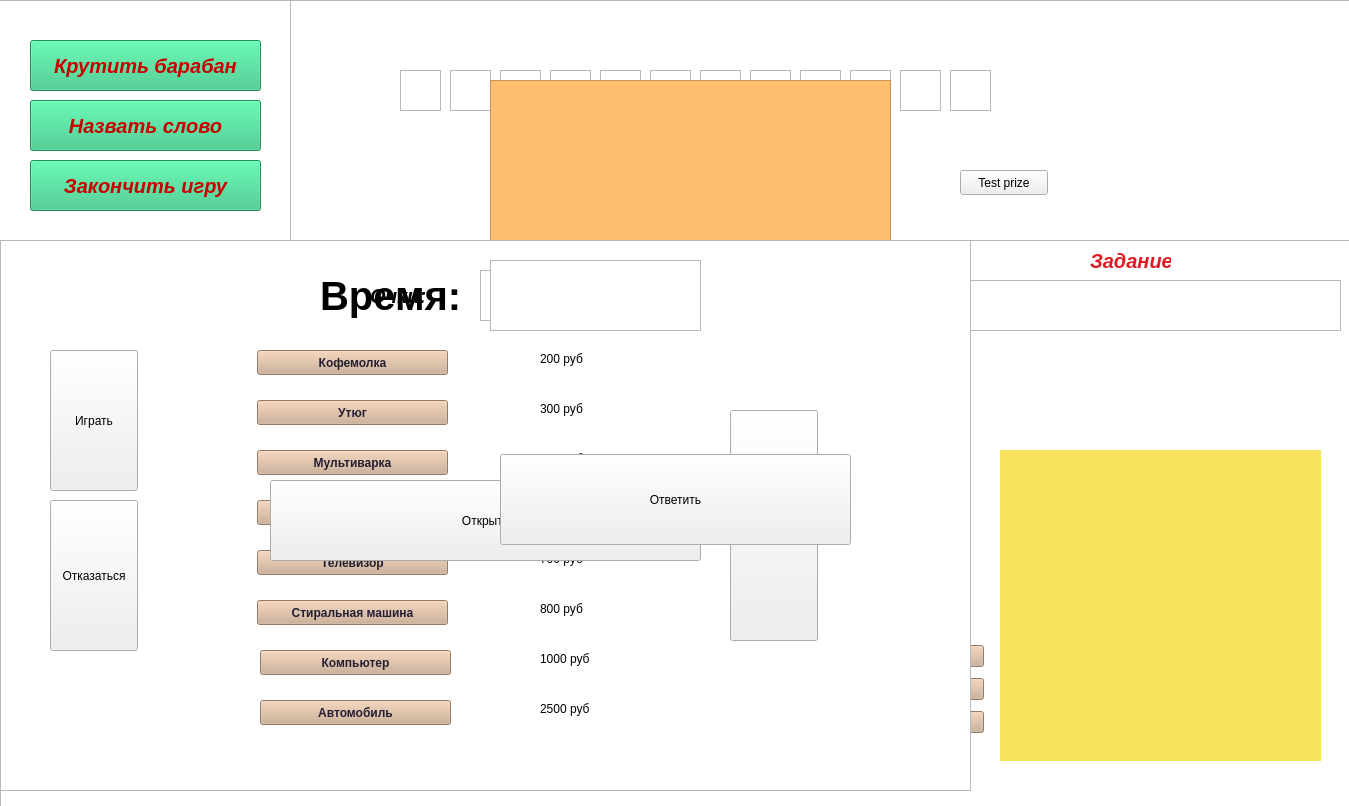
<?xml version="1.0" encoding="UTF-8"?>
<ui version="4.0">
 <class>Game</class>
 <widget class="QDialog" name="Game">
  <property name="geometry">
   <rect>
    <x>0</x>
    <y>0</y>
    <width>1349</width>
    <height>806</height>
   </rect>
  </property>
  <property name="windowTitle">
   <string>Dialog</string>
  </property>
  <widget class="QTextBrowser" name="letter1">
   <property name="geometry">
    <rect>
     <x>400</x>
     <y>70</y>
     <width>41</width>
     <height>41</height>
    </rect>
   </property>
  </widget>
  <widget class="QTextBrowser" name="letter2">
   <property name="geometry">
    <rect>
     <x>450</x>
     <y>70</y>
     <width>41</width>
     <height>41</height>
    </rect>
   </property>
  </widget>
  <widget class="QTextBrowser" name="letter3">
   <property name="geometry">
    <rect>
     <x>500</x>
     <y>70</y>
     <width>41</width>
     <height>41</height>
    </rect>
   </property>
  </widget>
  <widget class="QTextBrowser" name="letter5">
   <property name="geometry">
    <rect>
     <x>600</x>
     <y>70</y>
     <width>41</width>
     <height>41</height>
    </rect>
   </property>
  </widget>
  <widget class="QTextBrowser" name="letter6">
   <property name="geometry">
    <rect>
     <x>650</x>
     <y>70</y>
     <width>41</width>
     <height>41</height>
    </rect>
   </property>
  </widget>
  <widget class="QTextBrowser" name="letter4">
   <property name="geometry">
    <rect>
     <x>550</x>
     <y>70</y>
     <width>41</width>
     <height>41</height>
    </rect>
   </property>
  </widget>
  <widget class="QTextBrowser" name="letter11">
   <property name="geometry">
    <rect>
     <x>900</x>
     <y>70</y>
     <width>41</width>
     <height>41</height>
    </rect>
   </property>
  </widget>
  <widget class="QTextBrowser" name="letter9">
   <property name="geometry">
    <rect>
     <x>800</x>
     <y>70</y>
     <width>41</width>
     <height>41</height>
    </rect>
   </property>
  </widget>
  <widget class="QTextBrowser" name="letter12">
   <property name="geometry">
    <rect>
     <x>950</x>
     <y>70</y>
     <width>41</width>
     <height>41</height>
    </rect>
   </property>
  </widget>
  <widget class="QTextBrowser" name="letter8">
   <property name="geometry">
    <rect>
     <x>750</x>
     <y>70</y>
     <width>41</width>
     <height>41</height>
    </rect>
   </property>
  </widget>
  <widget class="QTextBrowser" name="letter10">
   <property name="geometry">
    <rect>
     <x>850</x>
     <y>70</y>
     <width>41</width>
     <height>41</height>
    </rect>
   </property>
  </widget>
  <widget class="QTextBrowser" name="letter7">
   <property name="geometry">
    <rect>
     <x>700</x>
     <y>70</y>
     <width>41</width>
     <height>41</height>
    </rect>
   </property>
  </widget>
  <widget class="QTextBrowser" name="taskBrowser">
   <property name="geometry">
    <rect>
     <x>920</x>
     <y>280</y>
     <width>421</width>
     <height>51</height>
    </rect>
   </property>
  </widget>
  <widget class="QLabel" name="taskLabel">
   <property name="geometry">
    <rect>
     <x>1090</x>
     <y>250</y>
     <width>81</width>
     <height>21</height>
    </rect>
   </property>
   <property name="font">
    <font>
     <pointsize>15</pointsize>
     <italic>true</italic>
     <bold>true</bold>
    </font>
   </property>
   <property name="styleSheet">
    <string notr="true">color: rgb(224, 27, 36);</string>
   </property>
   <property name="text">
    <string>Задание</string>
   </property>
  </widget>
  <widget class="QLabel" name="LeonidPictureLabel">
   <property name="geometry">
    <rect>
     <x>1000</x>
     <y>450</y>
     <width>321</width>
     <height>311</height>
    </rect>
   </property>
   <property name="styleSheet">
    <string notr="true">background-color: rgb(248, 228, 92);</string>
   </property>
   <property name="text">
    <string/>
   </property>
   <property name="pixmap">
    <pixmap>../../Загрузки/photo_2024-04-26_18-11-25.jpg</pixmap>
   </property>
  </widget>
  <widget class="QWidget" name="layoutWidget">
   <property name="geometry">
    <rect>
     <x>13</x>
     <y>640</y>
     <width>971</width>
     <height>101</height>
    </rect>
   </property>
   <layout class="QVBoxLayout" name="verticalLayout">
    <property name="spacing">
     <number>6</number>
    </property>
    <item>
     <layout class="QHBoxLayout" name="horizontalLayout">
      <item>
       <widget class="QPushButton" name="let1">
        <property name="font">
         <font>
          <bold>true</bold>
         </font>
        </property>
        <property name="cursor">
         <cursorShape>PointingHandCursor</cursorShape>
        </property>
        <property name="styleSheet">
         <string notr="true">background-color: rgb(205, 171, 143);
color: rgb(36, 31, 49);</string>
        </property>
        <property name="text">
         <string>А</string>
        </property>
       </widget>
      </item>
      <item>
       <widget class="QPushButton" name="let2">
        <property name="font">
         <font>
          <bold>true</bold>
         </font>
        </property>
        <property name="cursor">
         <cursorShape>PointingHandCursor</cursorShape>
        </property>
        <property name="styleSheet">
         <string notr="true">background-color: rgb(205, 171, 143);
color: rgb(36, 31, 49);</string>
        </property>
        <property name="text">
         <string>Б</string>
        </property>
       </widget>
      </item>
      <item>
       <widget class="QPushButton" name="let3">
        <property name="font">
         <font>
          <bold>true</bold>
         </font>
        </property>
        <property name="cursor">
         <cursorShape>PointingHandCursor</cursorShape>
        </property>
        <property name="styleSheet">
         <string notr="true">background-color: rgb(205, 171, 143);
color: rgb(36, 31, 49);</string>
        </property>
        <property name="text">
         <string>В</string>
        </property>
       </widget>
      </item>
      <item>
       <widget class="QPushButton" name="let4">
        <property name="font">
         <font>
          <bold>true</bold>
         </font>
        </property>
        <property name="cursor">
         <cursorShape>PointingHandCursor</cursorShape>
        </property>
        <property name="styleSheet">
         <string notr="true">background-color: rgb(205, 171, 143);
color: rgb(36, 31, 49);</string>
        </property>
        <property name="text">
         <string>Г</string>
        </property>
       </widget>
      </item>
      <item>
       <widget class="QPushButton" name="let5">
        <property name="font">
         <font>
          <bold>true</bold>
         </font>
        </property>
        <property name="cursor">
         <cursorShape>PointingHandCursor</cursorShape>
        </property>
        <property name="styleSheet">
         <string notr="true">background-color: rgb(205, 171, 143);
color: rgb(36, 31, 49);</string>
        </property>
        <property name="text">
         <string>Д</string>
        </property>
       </widget>
      </item>
      <item>
       <widget class="QPushButton" name="let6">
        <property name="font">
         <font>
          <bold>true</bold>
         </font>
        </property>
        <property name="cursor">
         <cursorShape>PointingHandCursor</cursorShape>
        </property>
        <property name="styleSheet">
         <string notr="true">background-color: rgb(205, 171, 143);
color: rgb(36, 31, 49);</string>
        </property>
        <property name="text">
         <string>Е</string>
        </property>
       </widget>
      </item>
      <item>
       <widget class="QPushButton" name="let7">
        <property name="font">
         <font>
          <bold>true</bold>
         </font>
        </property>
        <property name="cursor">
         <cursorShape>PointingHandCursor</cursorShape>
        </property>
        <property name="styleSheet">
         <string notr="true">background-color: rgb(205, 171, 143);
color: rgb(36, 31, 49);</string>
        </property>
        <property name="text">
         <string>Ё</string>
        </property>
       </widget>
      </item>
      <item>
       <widget class="QPushButton" name="let8">
        <property name="font">
         <font>
          <bold>true</bold>
         </font>
        </property>
        <property name="cursor">
         <cursorShape>PointingHandCursor</cursorShape>
        </property>
        <property name="styleSheet">
         <string notr="true">background-color: rgb(205, 171, 143);
color: rgb(36, 31, 49);</string>
        </property>
        <property name="text">
         <string>Ж</string>
        </property>
       </widget>
      </item>
      <item>
       <widget class="QPushButton" name="let9">
        <property name="font">
         <font>
          <bold>true</bold>
         </font>
        </property>
        <property name="cursor">
         <cursorShape>PointingHandCursor</cursorShape>
        </property>
        <property name="styleSheet">
         <string notr="true">background-color: rgb(205, 171, 143);
color: rgb(36, 31, 49);</string>
        </property>
        <property name="text">
         <string>З</string>
        </property>
       </widget>
      </item>
      <item>
       <widget class="QPushButton" name="let10">
        <property name="font">
         <font>
          <bold>true</bold>
         </font>
        </property>
        <property name="cursor">
         <cursorShape>PointingHandCursor</cursorShape>
        </property>
        <property name="styleSheet">
         <string notr="true">background-color: rgb(205, 171, 143);
color: rgb(36, 31, 49);</string>
        </property>
        <property name="text">
         <string>И</string>
        </property>
       </widget>
      </item>
      <item>
       <widget class="QPushButton" name="let11">
        <property name="font">
         <font>
          <bold>true</bold>
         </font>
        </property>
        <property name="cursor">
         <cursorShape>PointingHandCursor</cursorShape>
        </property>
        <property name="styleSheet">
         <string notr="true">background-color: rgb(205, 171, 143);
color: rgb(36, 31, 49);</string>
        </property>
        <property name="text">
         <string>Й</string>
        </property>
       </widget>
      </item>
     </layout>
    </item>
    <item>
     <layout class="QHBoxLayout" name="horizontalLayout_2">
      <item>
       <widget class="QPushButton" name="let12">
        <property name="font">
         <font>
          <bold>true</bold>
         </font>
        </property>
        <property name="cursor">
         <cursorShape>PointingHandCursor</cursorShape>
        </property>
        <property name="styleSheet">
         <string notr="true">background-color: rgb(205, 171, 143);
color: rgb(36, 31, 49);</string>
        </property>
        <property name="text">
         <string>К</string>
        </property>
       </widget>
      </item>
      <item>
       <widget class="QPushButton" name="let13">
        <property name="font">
         <font>
          <bold>true</bold>
         </font>
        </property>
        <property name="cursor">
         <cursorShape>PointingHandCursor</cursorShape>
        </property>
        <property name="styleSheet">
         <string notr="true">background-color: rgb(205, 171, 143);
color: rgb(36, 31, 49);</string>
        </property>
        <property name="text">
         <string>Л</string>
        </property>
       </widget>
      </item>
      <item>
       <widget class="QPushButton" name="let14">
        <property name="font">
         <font>
          <bold>true</bold>
         </font>
        </property>
        <property name="cursor">
         <cursorShape>PointingHandCursor</cursorShape>
        </property>
        <property name="styleSheet">
         <string notr="true">background-color: rgb(205, 171, 143);
color: rgb(36, 31, 49);</string>
        </property>
        <property name="text">
         <string>М</string>
        </property>
       </widget>
      </item>
      <item>
       <widget class="QPushButton" name="let15">
        <property name="font">
         <font>
          <bold>true</bold>
         </font>
        </property>
        <property name="cursor">
         <cursorShape>PointingHandCursor</cursorShape>
        </property>
        <property name="styleSheet">
         <string notr="true">background-color: rgb(205, 171, 143);
color: rgb(36, 31, 49);</string>
        </property>
        <property name="text">
         <string>Н</string>
        </property>
       </widget>
      </item>
      <item>
       <widget class="QPushButton" name="let16">
        <property name="font">
         <font>
          <bold>true</bold>
         </font>
        </property>
        <property name="cursor">
         <cursorShape>PointingHandCursor</cursorShape>
        </property>
        <property name="styleSheet">
         <string notr="true">background-color: rgb(205, 171, 143);
color: rgb(36, 31, 49);</string>
        </property>
        <property name="text">
         <string>О</string>
        </property>
       </widget>
      </item>
      <item>
       <widget class="QPushButton" name="let17">
        <property name="font">
         <font>
          <bold>true</bold>
         </font>
        </property>
        <property name="cursor">
         <cursorShape>PointingHandCursor</cursorShape>
        </property>
        <property name="styleSheet">
         <string notr="true">background-color: rgb(205, 171, 143);
color: rgb(36, 31, 49);</string>
        </property>
        <property name="text">
         <string>П</string>
        </property>
       </widget>
      </item>
      <item>
       <widget class="QPushButton" name="let18">
        <property name="font">
         <font>
          <bold>true</bold>
         </font>
        </property>
        <property name="cursor">
         <cursorShape>PointingHandCursor</cursorShape>
        </property>
        <property name="styleSheet">
         <string notr="true">background-color: rgb(205, 171, 143);
color: rgb(36, 31, 49);</string>
        </property>
        <property name="text">
         <string>Р</string>
        </property>
       </widget>
      </item>
      <item>
       <widget class="QPushButton" name="let19">
        <property name="font">
         <font>
          <bold>true</bold>
         </font>
        </property>
        <property name="cursor">
         <cursorShape>PointingHandCursor</cursorShape>
        </property>
        <property name="styleSheet">
         <string notr="true">background-color: rgb(205, 171, 143);
color: rgb(36, 31, 49);</string>
        </property>
        <property name="text">
         <string>С</string>
        </property>
       </widget>
      </item>
      <item>
       <widget class="QPushButton" name="let20">
        <property name="font">
         <font>
          <bold>true</bold>
         </font>
        </property>
        <property name="cursor">
         <cursorShape>PointingHandCursor</cursorShape>
        </property>
        <property name="styleSheet">
         <string notr="true">background-color: rgb(205, 171, 143);
color: rgb(36, 31, 49);</string>
        </property>
        <property name="text">
         <string>Т</string>
        </property>
       </widget>
      </item>
      <item>
       <widget class="QPushButton" name="let21">
        <property name="font">
         <font>
          <bold>true</bold>
         </font>
        </property>
        <property name="cursor">
         <cursorShape>PointingHandCursor</cursorShape>
        </property>
        <property name="styleSheet">
         <string notr="true">background-color: rgb(205, 171, 143);
color: rgb(36, 31, 49);</string>
        </property>
        <property name="text">
         <string>У</string>
        </property>
       </widget>
      </item>
      <item>
       <widget class="QPushButton" name="let22">
        <property name="font">
         <font>
          <bold>true</bold>
         </font>
        </property>
        <property name="cursor">
         <cursorShape>PointingHandCursor</cursorShape>
        </property>
        <property name="styleSheet">
         <string notr="true">background-color: rgb(205, 171, 143);
color: rgb(36, 31, 49);</string>
        </property>
        <property name="text">
         <string>Ф</string>
        </property>
       </widget>
      </item>
     </layout>
    </item>
    <item>
     <layout class="QHBoxLayout" name="horizontalLayout_3">
      <item>
       <widget class="QPushButton" name="let23">
        <property name="font">
         <font>
          <bold>true</bold>
         </font>
        </property>
        <property name="cursor">
         <cursorShape>PointingHandCursor</cursorShape>
        </property>
        <property name="styleSheet">
         <string notr="true">background-color: rgb(205, 171, 143);
color: rgb(36, 31, 49);</string>
        </property>
        <property name="text">
         <string>Х</string>
        </property>
       </widget>
      </item>
      <item>
       <widget class="QPushButton" name="let24">
        <property name="font">
         <font>
          <bold>true</bold>
         </font>
        </property>
        <property name="cursor">
         <cursorShape>PointingHandCursor</cursorShape>
        </property>
        <property name="styleSheet">
         <string notr="true">background-color: rgb(205, 171, 143);
color: rgb(36, 31, 49);</string>
        </property>
        <property name="text">
         <string>Ц</string>
        </property>
       </widget>
      </item>
      <item>
       <widget class="QPushButton" name="let25">
        <property name="font">
         <font>
          <bold>true</bold>
         </font>
        </property>
        <property name="cursor">
         <cursorShape>PointingHandCursor</cursorShape>
        </property>
        <property name="styleSheet">
         <string notr="true">background-color: rgb(205, 171, 143);
color: rgb(36, 31, 49);</string>
        </property>
        <property name="text">
         <string>Ч</string>
        </property>
       </widget>
      </item>
      <item>
       <widget class="QPushButton" name="let26">
        <property name="font">
         <font>
          <bold>true</bold>
         </font>
        </property>
        <property name="cursor">
         <cursorShape>PointingHandCursor</cursorShape>
        </property>
        <property name="styleSheet">
         <string notr="true">background-color: rgb(205, 171, 143);
color: rgb(36, 31, 49);</string>
        </property>
        <property name="text">
         <string>Ш</string>
        </property>
       </widget>
      </item>
      <item>
       <widget class="QPushButton" name="let27">
        <property name="font">
         <font>
          <bold>true</bold>
         </font>
        </property>
        <property name="cursor">
         <cursorShape>PointingHandCursor</cursorShape>
        </property>
        <property name="styleSheet">
         <string notr="true">background-color: rgb(205, 171, 143);
color: rgb(36, 31, 49);</string>
        </property>
        <property name="text">
         <string>Щ</string>
        </property>
       </widget>
      </item>
      <item>
       <widget class="QPushButton" name="let28">
        <property name="font">
         <font>
          <bold>true</bold>
         </font>
        </property>
        <property name="cursor">
         <cursorShape>PointingHandCursor</cursorShape>
        </property>
        <property name="styleSheet">
         <string notr="true">background-color: rgb(205, 171, 143);
color: rgb(36, 31, 49);</string>
        </property>
        <property name="text">
         <string>Ъ</string>
        </property>
       </widget>
      </item>
      <item>
       <widget class="QPushButton" name="let29">
        <property name="font">
         <font>
          <bold>true</bold>
         </font>
        </property>
        <property name="cursor">
         <cursorShape>PointingHandCursor</cursorShape>
        </property>
        <property name="styleSheet">
         <string notr="true">background-color: rgb(205, 171, 143);
color: rgb(36, 31, 49);</string>
        </property>
        <property name="text">
         <string>Ы</string>
        </property>
       </widget>
      </item>
      <item>
       <widget class="QPushButton" name="let30">
        <property name="font">
         <font>
          <bold>true</bold>
         </font>
        </property>
        <property name="cursor">
         <cursorShape>PointingHandCursor</cursorShape>
        </property>
        <property name="styleSheet">
         <string notr="true">background-color: rgb(205, 171, 143);
color: rgb(36, 31, 49);</string>
        </property>
        <property name="text">
         <string>Ь</string>
        </property>
       </widget>
      </item>
      <item>
       <widget class="QPushButton" name="let31">
        <property name="font">
         <font>
          <bold>true</bold>
         </font>
        </property>
        <property name="cursor">
         <cursorShape>PointingHandCursor</cursorShape>
        </property>
        <property name="styleSheet">
         <string notr="true">background-color: rgb(205, 171, 143);
color: rgb(36, 31, 49);</string>
        </property>
        <property name="text">
         <string>Э</string>
        </property>
       </widget>
      </item>
      <item>
       <widget class="QPushButton" name="let32">
        <property name="font">
         <font>
          <bold>true</bold>
         </font>
        </property>
        <property name="cursor">
         <cursorShape>PointingHandCursor</cursorShape>
        </property>
        <property name="styleSheet">
         <string notr="true">background-color: rgb(205, 171, 143);
color: rgb(36, 31, 49);</string>
        </property>
        <property name="text">
         <string>Ю</string>
        </property>
       </widget>
      </item>
      <item>
       <widget class="QPushButton" name="let33">
        <property name="font">
         <font>
          <bold>true</bold>
         </font>
        </property>
        <property name="cursor">
         <cursorShape>PointingHandCursor</cursorShape>
        </property>
        <property name="styleSheet">
         <string notr="true">background-color: rgb(205, 171, 143);
color: rgb(36, 31, 49);</string>
        </property>
        <property name="text">
         <string>Я</string>
        </property>
       </widget>
      </item>
     </layout>
    </item>
   </layout>
  </widget>
  <widget class="QPushButton" name="claimTheLetterButton">
   <property name="geometry">
    <rect>
     <x>380</x>
     <y>750</y>
     <width>211</width>
     <height>41</height>
    </rect>
   </property>
   <property name="cursor">
    <cursorShape>PointingHandCursor</cursorShape>
   </property>
   <property name="mouseTracking">
    <bool>false</bool>
   </property>
   <property name="text">
    <string>Назвать букву</string>
   </property>
  </widget>
  <widget class="QPushButton" name="answerTheWordButton">
   <property name="geometry">
    <rect>
     <x>30</x>
     <y>100</y>
     <width>231</width>
     <height>51</height>
    </rect>
   </property>
   <property name="font">
    <font>
     <pointsize>15</pointsize>
     <italic>true</italic>
     <bold>true</bold>
    </font>
   </property>
   <property name="cursor">
    <cursorShape>PointingHandCursor</cursorShape>
   </property>
   <property name="mouseTracking">
    <bool>true</bool>
   </property>
   <property name="styleSheet">
    <string notr="true">color: rgb(200, 0, 0);
background-color: rgb(46, 194, 126);</string>
   </property>
   <property name="text">
    <string>Назвать слово</string>
   </property>
  </widget>
  <widget class="QPushButton" name="giveupButton">
   <property name="geometry">
    <rect>
     <x>30</x>
     <y>160</y>
     <width>231</width>
     <height>51</height>
    </rect>
   </property>
   <property name="font">
    <font>
     <pointsize>15</pointsize>
     <italic>true</italic>
     <bold>true</bold>
    </font>
   </property>
   <property name="cursor">
    <cursorShape>PointingHandCursor</cursorShape>
   </property>
   <property name="styleSheet">
    <string notr="true">color: rgb(200, 0, 0);
background-color: rgb(46, 194, 126);</string>
   </property>
   <property name="text">
    <string>Закончить игру</string>
   </property>
  </widget>
  <widget class="QPushButton" name="barabanButton">
   <property name="geometry">
    <rect>
     <x>30</x>
     <y>40</y>
     <width>231</width>
     <height>51</height>
    </rect>
   </property>
   <property name="font">
    <font>
     <pointsize>15</pointsize>
     <italic>true</italic>
     <bold>true</bold>
    </font>
   </property>
   <property name="cursor">
    <cursorShape>PointingHandCursor</cursorShape>
   </property>
   <property name="styleSheet">
    <string notr="true">color: rgb(200, 0, 0);
background-color: rgb(46, 194, 126);</string>
   </property>
   <property name="text">
    <string>Крутить барабан</string>
   </property>
  </widget>
  <widget class="QGraphicsView" name="baraban">
   <property name="enabled">
    <bool>true</bool>
   </property>
   <property name="geometry">
    <rect>
     <x>490</x>
     <y>260</y>
     <width>401</width>
     <height>331</height>
    </rect>
   </property>
   <property name="styleSheet">
    <string notr="true">background-color: rgb(220, 138, 221);</string>
   </property>
  </widget>
  <widget class="QLabel" name="nameForPlayer1Label">
   <property name="geometry">
    <rect>
     <x>10</x>
     <y>290</y>
     <width>121</width>
     <height>31</height>
    </rect>
   </property>
   <property name="font">
    <font>
     <pointsize>14</pointsize>
     <italic>true</italic>
     <bold>true</bold>
    </font>
   </property>
   <property name="text">
    <string>Игрок 1:</string>
   </property>
  </widget>
  <widget class="QLabel" name="nameForPlayer2Label">
   <property name="geometry">
    <rect>
     <x>10</x>
     <y>340</y>
     <width>121</width>
     <height>31</height>
    </rect>
   </property>
   <property name="font">
    <font>
     <pointsize>14</pointsize>
     <italic>true</italic>
     <bold>true</bold>
    </font>
   </property>
   <property name="text">
    <string>Игрок 2:</string>
   </property>
  </widget>
  <widget class="QLabel" name="nameForPlayerLabel">
   <property name="geometry">
    <rect>
     <x>10</x>
     <y>390</y>
     <width>121</width>
     <height>31</height>
    </rect>
   </property>
   <property name="font">
    <font>
     <pointsize>14</pointsize>
     <italic>true</italic>
     <bold>true</bold>
    </font>
   </property>
   <property name="text">
    <string>Игрок:</string>
   </property>
  </widget>
  <widget class="QLabel" name="player1Label">
   <property name="geometry">
    <rect>
     <x>140</x>
     <y>290</y>
     <width>251</width>
     <height>31</height>
    </rect>
   </property>
   <property name="font">
    <font>
     <pointsize>14</pointsize>
     <italic>true</italic>
     <bold>true</bold>
    </font>
   </property>
   <property name="text">
    <string/>
   </property>
  </widget>
  <widget class="QLabel" name="player2Label">
   <property name="geometry">
    <rect>
     <x>140</x>
     <y>340</y>
     <width>251</width>
     <height>31</height>
    </rect>
   </property>
   <property name="font">
    <font>
     <pointsize>13</pointsize>
     <italic>true</italic>
     <bold>true</bold>
    </font>
   </property>
   <property name="text">
    <string/>
   </property>
  </widget>
  <widget class="QLabel" name="playerLabel">
   <property name="geometry">
    <rect>
     <x>140</x>
     <y>390</y>
     <width>251</width>
     <height>31</height>
    </rect>
   </property>
   <property name="font">
    <font>
     <pointsize>13</pointsize>
     <italic>true</italic>
     <bold>true</bold>
    </font>
   </property>
   <property name="text">
    <string/>
   </property>
  </widget>
  <widget class="QTextBrowser" name="player1Browser">
   <property name="geometry">
    <rect>
     <x>400</x>
     <y>290</y>
     <width>71</width>
     <height>31</height>
    </rect>
   </property>
  </widget>
  <widget class="QTextBrowser" name="player2Browser">
   <property name="geometry">
    <rect>
     <x>400</x>
     <y>340</y>
     <width>71</width>
     <height>31</height>
    </rect>
   </property>
  </widget>
  <widget class="QTextBrowser" name="playerBrowser">
   <property name="geometry">
    <rect>
     <x>400</x>
     <y>390</y>
     <width>71</width>
     <height>31</height>
    </rect>
   </property>
  </widget>
  <widget class="QLabel" name="Leonid_Label">
   <property name="geometry">
    <rect>
     <x>1000</x>
     <y>350</y>
     <width>331</width>
     <height>81</height>
    </rect>
   </property>
   <property name="text">
    <string/>
   </property>
  </widget>
  <widget class="QSpinBox" name="choosingLetterSpinBox">
   <property name="geometry">
    <rect>
     <x>390</x>
     <y>560</y>
     <width>51</width>
     <height>31</height>
    </rect>
   </property>
  </widget>
  <widget class="QPushButton" name="openChosenLetterButton">
   <property name="geometry">
    <rect>
     <x>70</x>
     <y>600</y>
     <width>681</width>
     <height>25</height>
    </rect>
   </property>
   <property name="text">
    <string>Открыть букву</string>
   </property>
  </widget>
  <widget class="QPushButton" name="choosingPrizeButton">
   <property name="geometry">
    <rect>
     <x>20</x>
     <y>460</y>
     <width>88</width>
     <height>101</height>
    </rect>
   </property>
   <property name="cursor">
    <cursorShape>PointingHandCursor</cursorShape>
   </property>
   <property name="text">
    <string>Приз</string>
   </property>
  </widget>
  <widget class="QPushButton" name="choosingPlayButton">
   <property name="geometry">
    <rect>
     <x>130</x>
     <y>460</y>
     <width>88</width>
     <height>101</height>
    </rect>
   </property>
   <property name="cursor">
    <cursorShape>PointingHandCursor</cursorShape>
   </property>
   <property name="text">
    <string>Буду играть</string>
   </property>
  </widget>
  <widget class="QPushButton" name="moneyButton">
   <property name="geometry">
    <rect>
     <x>130</x>
     <y>510</y>
     <width>88</width>
     <height>51</height>
    </rect>
   </property>
   <property name="cursor">
    <cursorShape>PointingHandCursor</cursorShape>
   </property>
   <property name="text">
    <string>Деньги</string>
   </property>
  </widget>
  <widget class="QPushButton" name="prizeButton">
   <property name="geometry">
    <rect>
     <x>20</x>
     <y>510</y>
     <width>88</width>
     <height>51</height>
    </rect>
   </property>
   <property name="cursor">
    <cursorShape>PointingHandCursor</cursorShape>
   </property>
   <property name="text">
    <string>Приз</string>
   </property>
  </widget>
  <widget class="QLineEdit" name="claimTheWordEdit">
   <property name="geometry">
    <rect>
     <x>20</x>
     <y>470</y>
     <width>441</width>
     <height>61</height>
    </rect>
   </property>
  </widget>
  <widget class="QPushButton" name="claimTheWordButton">
   <property name="geometry">
    <rect>
     <x>250</x>
     <y>550</y>
     <width>88</width>
     <height>25</height>
    </rect>
   </property>
   <property name="cursor">
    <cursorShape>PointingHandCursor</cursorShape>
   </property>
   <property name="text">
    <string>Ответить</string>
   </property>
  </widget>
  <widget class="QPushButton" name="rejectAnswerTheWordButton">
   <property name="geometry">
    <rect>
     <x>130</x>
     <y>550</y>
     <width>88</width>
     <height>25</height>
    </rect>
   </property>
   <property name="cursor">
    <cursorShape>PointingHandCursor</cursorShape>
   </property>
   <property name="text">
    <string>Отмена</string>
   </property>
  </widget>
  <widget class="QGraphicsView" name="keys">
   <property name="geometry">
    <rect>
     <x>490</x>
     <y>300</y>
     <width>401</width>
     <height>121</height>
    </rect>
   </property>
   <property name="styleSheet">
    <string notr="true">background-color: rgb(246, 97, 81);</string>
   </property>
  </widget>
  <widget class="QPushButton" name="key1Button">
   <property name="geometry">
    <rect>
     <x>530</x>
     <y>440</y>
     <width>88</width>
     <height>25</height>
    </rect>
   </property>
   <property name="font">
    <font>
     <pointsize>15</pointsize>
     <bold>true</bold>
    </font>
   </property>
   <property name="cursor">
    <cursorShape>PointingHandCursor</cursorShape>
   </property>
   <property name="styleSheet">
    <string notr="true">background-color: rgb(246, 211, 45);
color: rgb(0, 0, 0);</string>
   </property>
   <property name="text">
    <string>1</string>
   </property>
  </widget>
  <widget class="QPushButton" name="key2Button">
   <property name="geometry">
    <rect>
     <x>640</x>
     <y>440</y>
     <width>88</width>
     <height>25</height>
    </rect>
   </property>
   <property name="font">
    <font>
     <pointsize>15</pointsize>
     <bold>true</bold>
    </font>
   </property>
   <property name="cursor">
    <cursorShape>PointingHandCursor</cursorShape>
   </property>
   <property name="styleSheet">
    <string notr="true">background-color: rgb(246, 211, 45);
color: rgb(0, 0, 0);</string>
   </property>
   <property name="text">
    <string>2</string>
   </property>
  </widget>
  <widget class="QPushButton" name="key3Button">
   <property name="geometry">
    <rect>
     <x>750</x>
     <y>440</y>
     <width>88</width>
     <height>25</height>
    </rect>
   </property>
   <property name="font">
    <font>
     <pointsize>15</pointsize>
     <bold>true</bold>
    </font>
   </property>
   <property name="cursor">
    <cursorShape>PointingHandCursor</cursorShape>
   </property>
   <property name="styleSheet">
    <string notr="true">background-color: rgb(246, 211, 45);
color: rgb(0, 0, 0);</string>
   </property>
   <property name="text">
    <string>3</string>
   </property>
  </widget>
  <widget class="QGraphicsView" name="car">
   <property name="geometry">
    <rect>
     <x>490</x>
     <y>80</y>
     <width>401</width>
     <height>221</height>
    </rect>
   </property>
   <property name="styleSheet">
    <string notr="true">background-color: rgb(255, 190, 111);</string>
   </property>
  </widget>
  <widget class="QGraphicsView" name="backgroundForLetters">
   <property name="geometry">
    <rect>
     <x>290</x>
     <y>0</y>
     <width>1061</width>
     <height>241</height>
    </rect>
   </property>
  </widget>
  <widget class="QGraphicsView" name="backgroundforMenu">
   <property name="geometry">
    <rect>
     <x>-10</x>
     <y>0</y>
     <width>301</width>
     <height>241</height>
    </rect>
   </property>
   <property name="font">
    <font>
     <italic>false</italic>
     <bold>false</bold>
    </font>
   </property>
  </widget>
  <widget class="QGraphicsView" name="backgroundForGame">
   <property name="geometry">
    <rect>
     <x>0</x>
     <y>240</y>
     <width>1351</width>
     <height>571</height>
    </rect>
   </property>
  </widget>
  <widget class="QGraphicsView" name="prizes">
   <property name="geometry">
    <rect>
     <x>0</x>
     <y>240</y>
     <width>971</width>
     <height>551</height>
    </rect>
   </property>
  </widget>
  <widget class="QPushButton" name="testPrizeButton">
   <property name="geometry">
    <rect>
     <x>960</x>
     <y>170</y>
     <width>88</width>
     <height>25</height>
    </rect>
   </property>
   <property name="text">
    <string>Test prize</string>
   </property>
  </widget>
  <widget class="QPushButton" name="prize1">
   <property name="geometry">
    <rect>
     <x>257</x>
     <y>350</y>
     <width>191</width>
     <height>25</height>
    </rect>
   </property>
   <property name="font">
    <font>
     <bold>true</bold>
    </font>
   </property>
   <property name="styleSheet">
    <string notr="true">background-color: rgb(205, 171, 143);
color: rgb(36, 31, 49);</string>
   </property>
   <property name="text">
    <string>Кофемолка</string>
   </property>
  </widget>
  <widget class="QPushButton" name="prize2">
   <property name="geometry">
    <rect>
     <x>257</x>
     <y>400</y>
     <width>191</width>
     <height>25</height>
    </rect>
   </property>
   <property name="font">
    <font>
     <bold>true</bold>
    </font>
   </property>
   <property name="styleSheet">
    <string notr="true">background-color: rgb(205, 171, 143);
color: rgb(36, 31, 49);</string>
   </property>
   <property name="text">
    <string>Утюг</string>
   </property>
  </widget>
  <widget class="QPushButton" name="prize3">
   <property name="geometry">
    <rect>
     <x>257</x>
     <y>450</y>
     <width>191</width>
     <height>25</height>
    </rect>
   </property>
   <property name="font">
    <font>
     <bold>true</bold>
    </font>
   </property>
   <property name="styleSheet">
    <string notr="true">background-color: rgb(205, 171, 143);
color: rgb(36, 31, 49);</string>
   </property>
   <property name="text">
    <string>Мультиварка</string>
   </property>
  </widget>
  <widget class="QPushButton" name="prize4">
   <property name="geometry">
    <rect>
     <x>257</x>
     <y>500</y>
     <width>191</width>
     <height>25</height>
    </rect>
   </property>
   <property name="font">
    <font>
     <bold>true</bold>
    </font>
   </property>
   <property name="styleSheet">
    <string notr="true">background-color: rgb(205, 171, 143);
color: rgb(36, 31, 49);</string>
   </property>
   <property name="text">
    <string>Микроволновая печь</string>
   </property>
  </widget>
  <widget class="QPushButton" name="prize8">
   <property name="geometry">
    <rect>
     <x>260</x>
     <y>700</y>
     <width>191</width>
     <height>25</height>
    </rect>
   </property>
   <property name="font">
    <font>
     <bold>true</bold>
    </font>
   </property>
   <property name="styleSheet">
    <string notr="true">background-color: rgb(205, 171, 143);
color: rgb(36, 31, 49);</string>
   </property>
   <property name="text">
    <string>Автомобиль</string>
   </property>
  </widget>
  <widget class="QPushButton" name="prize7">
   <property name="geometry">
    <rect>
     <x>260</x>
     <y>650</y>
     <width>191</width>
     <height>25</height>
    </rect>
   </property>
   <property name="font">
    <font>
     <bold>true</bold>
    </font>
   </property>
   <property name="styleSheet">
    <string notr="true">background-color: rgb(205, 171, 143);
color: rgb(36, 31, 49);</string>
   </property>
   <property name="text">
    <string>Компьютер</string>
   </property>
  </widget>
  <widget class="QPushButton" name="prize6">
   <property name="geometry">
    <rect>
     <x>257</x>
     <y>600</y>
     <width>191</width>
     <height>25</height>
    </rect>
   </property>
   <property name="font">
    <font>
     <bold>true</bold>
    </font>
   </property>
   <property name="styleSheet">
    <string notr="true">background-color: rgb(205, 171, 143);
color: rgb(36, 31, 49);</string>
   </property>
   <property name="text">
    <string>Стиральная машина</string>
   </property>
  </widget>
  <widget class="QPushButton" name="prize5">
   <property name="geometry">
    <rect>
     <x>257</x>
     <y>550</y>
     <width>191</width>
     <height>25</height>
    </rect>
   </property>
   <property name="font">
    <font>
     <bold>true</bold>
    </font>
   </property>
   <property name="styleSheet">
    <string notr="true">background-color: rgb(205, 171, 143);
color: rgb(36, 31, 49);</string>
   </property>
   <property name="text">
    <string>Телевизор</string>
   </property>
  </widget>
  <widget class="QLabel" name="price1">
   <property name="geometry">
    <rect>
     <x>540</x>
     <y>350</y>
     <width>66</width>
     <height>17</height>
    </rect>
   </property>
   <property name="text">
    <string>200 руб</string>
   </property>
  </widget>
  <widget class="QLabel" name="price2">
   <property name="geometry">
    <rect>
     <x>540</x>
     <y>400</y>
     <width>66</width>
     <height>17</height>
    </rect>
   </property>
   <property name="text">
    <string>300 руб</string>
   </property>
  </widget>
  <widget class="QLabel" name="price4">
   <property name="geometry">
    <rect>
     <x>540</x>
     <y>500</y>
     <width>66</width>
     <height>17</height>
    </rect>
   </property>
   <property name="text">
    <string>600 руб</string>
   </property>
  </widget>
  <widget class="QLabel" name="price3">
   <property name="geometry">
    <rect>
     <x>540</x>
     <y>450</y>
     <width>66</width>
     <height>17</height>
    </rect>
   </property>
   <property name="text">
    <string>500 руб</string>
   </property>
  </widget>
  <widget class="QLabel" name="price6">
   <property name="geometry">
    <rect>
     <x>540</x>
     <y>600</y>
     <width>66</width>
     <height>17</height>
    </rect>
   </property>
   <property name="text">
    <string>800 руб</string>
   </property>
  </widget>
  <widget class="QLabel" name="price5">
   <property name="geometry">
    <rect>
     <x>540</x>
     <y>550</y>
     <width>66</width>
     <height>17</height>
    </rect>
   </property>
   <property name="text">
    <string>700 руб</string>
   </property>
  </widget>
  <widget class="QLabel" name="price7">
   <property name="geometry">
    <rect>
     <x>540</x>
     <y>650</y>
     <width>66</width>
     <height>17</height>
    </rect>
   </property>
   <property name="text">
    <string>1000 руб</string>
   </property>
  </widget>
  <widget class="QLabel" name="price8">
   <property name="geometry">
    <rect>
     <x>540</x>
     <y>700</y>
     <width>66</width>
     <height>17</height>
    </rect>
   </property>
   <property name="text">
    <string>2500 руб</string>
   </property>
  </widget>
  <widget class="QTextBrowser" name="pointsBrowser">
   <property name="geometry">
    <rect>
     <x>480</x>
     <y>270</y>
     <width>161</width>
     <height>51</height>
    </rect>
   </property>
   <property name="font">
    <font>
     <pointsize>15</pointsize>
     <italic>true</italic>
     <bold>true</bold>
    </font>
   </property>
  </widget>
  <widget class="QPushButton" name="choosePrizesButton">
   <property name="geometry">
    <rect>
     <x>730</x>
     <y>410</y>
     <width>88</width>
     <height>231</height>
    </rect>
   </property>
   <property name="text">
    <string>Выбрать</string>
   </property>
  </widget>
  <widget class="QLabel" name="pointsLabel">
   <property name="geometry">
    <rect>
     <x>370</x>
     <y>280</y>
     <width>61</width>
     <height>31</height>
    </rect>
   </property>
   <property name="font">
    <font>
     <pointsize>15</pointsize>
     <italic>true</italic>
     <bold>true</bold>
    </font>
   </property>
   <property name="text">
    <string>Очки:</string>
   </property>
  </widget>
  <widget class="QPushButton" name="supergameButton">
   <property name="geometry">
    <rect>
     <x>50</x>
     <y>350</y>
     <width>88</width>
     <height>141</height>
    </rect>
   </property>
   <property name="text">
    <string>Играть</string>
   </property>
  </widget>
  <widget class="QPushButton" name="rejectPlaySupergameButton">
   <property name="geometry">
    <rect>
     <x>50</x>
     <y>500</y>
     <width>88</width>
     <height>151</height>
    </rect>
   </property>
   <property name="text">
    <string>Отказаться</string>
   </property>
  </widget>
  <widget class="QPushButton" name="openChosenLettersButton">
   <property name="geometry">
    <rect>
     <x>270</x>
     <y>480</y>
     <width>431</width>
     <height>81</height>
    </rect>
   </property>
   <property name="text">
    <string>Открыть</string>
   </property>
  </widget>
  <widget class="QPushButton" name="giveAnswerButton">
   <property name="geometry">
    <rect>
     <x>500</x>
     <y>454</y>
     <width>351</width>
     <height>91</height>
    </rect>
   </property>
   <property name="text">
    <string>Ответить</string>
   </property>
  </widget>
  <widget class="QTextBrowser" name="timeBrowser">
   <property name="geometry">
    <rect>
     <x>490</x>
     <y>260</y>
     <width>211</width>
     <height>71</height>
    </rect>
   </property>
   <property name="font">
    <font>
     <pointsize>30</pointsize>
     <bold>true</bold>
    </font>
   </property>
  </widget>
  <widget class="QLabel" name="timeLabel">
   <property name="geometry">
    <rect>
     <x>320</x>
     <y>270</y>
     <width>141</width>
     <height>51</height>
    </rect>
   </property>
   <property name="font">
    <font>
     <pointsize>30</pointsize>
     <bold>true</bold>
    </font>
   </property>
   <property name="text">
    <string>Время:</string>
   </property>
  </widget>
  <zorder>backgroundForGame</zorder>
  <zorder>backgroundforMenu</zorder>
  <zorder>backgroundForLetters</zorder>
  <zorder>letter1</zorder>
  <zorder>letter2</zorder>
  <zorder>letter3</zorder>
  <zorder>letter5</zorder>
  <zorder>letter6</zorder>
  <zorder>letter4</zorder>
  <zorder>letter11</zorder>
  <zorder>letter9</zorder>
  <zorder>letter12</zorder>
  <zorder>letter8</zorder>
  <zorder>letter10</zorder>
  <zorder>letter7</zorder>
  <zorder>taskBrowser</zorder>
  <zorder>taskLabel</zorder>
  <zorder>LeonidPictureLabel</zorder>
  <zorder>layoutWidget</zorder>
  <zorder>claimTheLetterButton</zorder>
  <zorder>answerTheWordButton</zorder>
  <zorder>giveupButton</zorder>
  <zorder>barabanButton</zorder>
  <zorder>baraban</zorder>
  <zorder>nameForPlayer1Label</zorder>
  <zorder>nameForPlayer2Label</zorder>
  <zorder>nameForPlayerLabel</zorder>
  <zorder>player1Label</zorder>
  <zorder>player2Label</zorder>
  <zorder>playerLabel</zorder>
  <zorder>player1Browser</zorder>
  <zorder>player2Browser</zorder>
  <zorder>playerBrowser</zorder>
  <zorder>Leonid_Label</zorder>
  <zorder>choosingLetterSpinBox</zorder>
  <zorder>openChosenLetterButton</zorder>
  <zorder>choosingPrizeButton</zorder>
  <zorder>choosingPlayButton</zorder>
  <zorder>moneyButton</zorder>
  <zorder>prizeButton</zorder>
  <zorder>claimTheWordEdit</zorder>
  <zorder>claimTheWordButton</zorder>
  <zorder>rejectAnswerTheWordButton</zorder>
  <zorder>keys</zorder>
  <zorder>key1Button</zorder>
  <zorder>key2Button</zorder>
  <zorder>key3Button</zorder>
  <zorder>car</zorder>
  <zorder>prizes</zorder>
  <zorder>testPrizeButton</zorder>
  <zorder>prize1</zorder>
  <zorder>prize2</zorder>
  <zorder>prize3</zorder>
  <zorder>prize4</zorder>
  <zorder>prize8</zorder>
  <zorder>prize7</zorder>
  <zorder>prize6</zorder>
  <zorder>prize5</zorder>
  <zorder>price1</zorder>
  <zorder>price2</zorder>
  <zorder>price4</zorder>
  <zorder>price3</zorder>
  <zorder>price6</zorder>
  <zorder>price5</zorder>
  <zorder>price7</zorder>
  <zorder>price8</zorder>
  <zorder>pointsBrowser</zorder>
  <zorder>choosePrizesButton</zorder>
  <zorder>pointsLabel</zorder>
  <zorder>supergameButton</zorder>
  <zorder>rejectPlaySupergameButton</zorder>
  <zorder>openChosenLettersButton</zorder>
  <zorder>giveAnswerButton</zorder>
  <zorder>timeBrowser</zorder>
  <zorder>timeLabel</zorder>
 </widget>
 <resources/>
 <connections/>
</ui>
